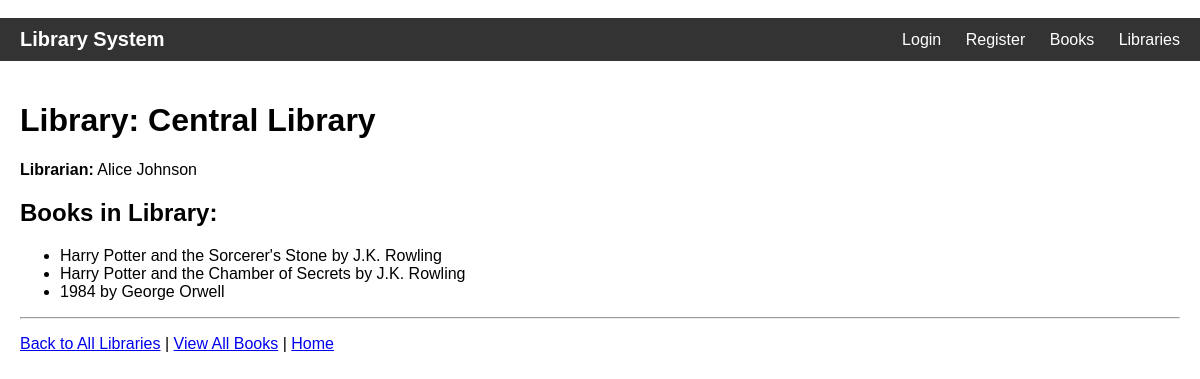
The app's page /library/1/ with its own data.
### relationship_app/models.py (models this page shows, shortened)
class Library(models.Model):
    name = models.CharField(max_length=100)
    books = models.ManyToManyField(Book, related_name='libraries')

class Librarian(models.Model):
    name = models.CharField(max_length=100)
    library = models.OneToOneField(Library, on_delete=models.CASCADE, related_name='librarian')

class Book(models.Model):
    title = models.CharField(max_length=200)
    author = models.ForeignKey(Author, on_delete=models.CASCADE, related_name='books')

class Author(models.Model):
    name = models.CharField(max_length=100)

### relationship_app/views.py (the view)
# urls.py: path('library/<int:pk>/', views.LibraryDetailView.as_view(), name='library_detail'),
class LibraryDetailView(DetailView):
    model = Library
    template_name = 'relationship_app/library_detail.html'
    context_object_name = 'library'
    def get_context_data(self, **kwargs):
        context = super().get_context_data(**kwargs)
        return context

### relationship_app/templates/relationship_app/library_detail.html (shortened to what this page needs)
﻿{% extends "relationship_app/base.html" %}
{% block content %}
<h1>Library: {{ library.name }}</h1>
{% if library.librarian %}
<p><strong>Librarian:</strong> {{ library.librarian.name }}</p>
{% endif %}
<h2>Books in Library:</h2>
{% if library.books.all %}
    <ul>
        {% for book in library.books.all %}
        <li>{{ book.title }} by {{ book.author.name }}</li>
        {% endfor %}
    </ul>
{% else %}
    <p>No books available in this library.</p>
{% endif %}
<hr>
<p>
    <a href="{% url 'relationship_app:library_list' %}">Back to All Libraries</a> |
    <a href="{% url 'relationship_app:list_books' %}">View All Books</a> |
    <a href="{% url 'relationship_app:home' %}">Home</a>
</p>
{% endblock %}

### relationship_app/templates/relationship_app/base.html (style rules this page uses)
body { font-family: Arial, sans-serif; margin: 0; padding: 0; }

### records on screen
Library: name "Central Library", librarian.name "Alice Johnson"
Book: title "Harry Potter and the Sorcerer's Stone", author.name "J.K. Rowling"
Book: title "Harry Potter and the Chamber of Secrets", author.name "J.K. Rowling"
Book: title "1984", author.name "George Orwell"
